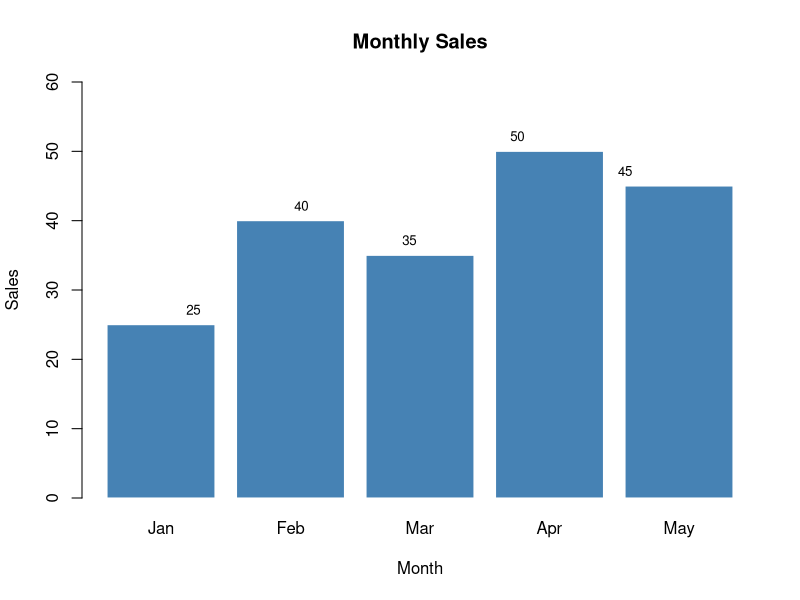

Reproduce this figure in R.
# simple_bar_chart.R
# A simple bar chart in R

# Categories
months <- c("Jan", "Feb", "Mar", "Apr", "May")

# Values
sales <- c(25, 40, 35, 50, 45)

# Create a bar chart
barplot(
  sales,
  names.arg = months,
  col = "steelblue",
  border = "white",
  main = "Monthly Sales",
  xlab = "Month",
  ylab = "Sales",
  ylim = c(0, 60)
)

# Add values on top of each bar
text(
  x = seq_along(sales),
  y = sales,
  labels = sales,
  pos = 3,
  cex = 0.8
)
